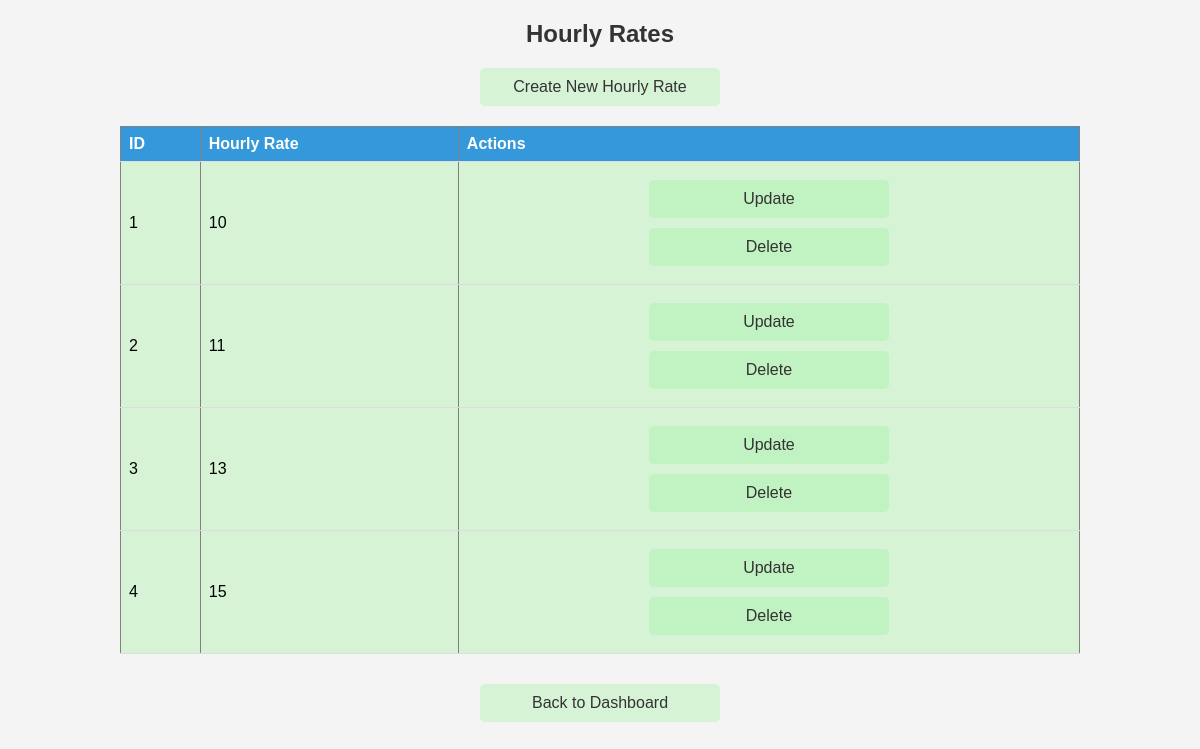
Screenshot of /hourlyRate/view_hourly_rates.php with the database file from the repository.
### tables this page shows
CREATE TABLE IF NOT EXISTS `hourlyrate` (
  `ID` int(11) NOT NULL AUTO_INCREMENT,
  `HourlyRate` varchar(255) NOT NULL,
  PRIMARY KEY (`ID`)
);

### hourlyRate/view_hourly_rates.php (the view, shortened to what this page needs)
<?php
include '../includes/db_connection.php';
$sql = "SELECT * FROM HourlyRate";
$result = $conn->query($sql);
?>
<!DOCTYPE html>
<html lang="en">
<head>
</head>
<body>
    <h2>Hourly Rates</h2>
    <a href="create_hourly_rate.php">Create New Hourly Rate</a>
    <table border="1">
        <tr>
            <th>ID</th>
            <th>Hourly Rate</th>
            <th>Actions</th>
        </tr>
        <?php while ($row = $result->fetch_assoc()) : ?>
            <tr>
                <td><?php echo $row['ID']; ?></td>
                <td><?php echo $row['HourlyRate']; ?></td>
                <td>
                    <a href="update_hourly_rate.php?id=<?php echo $row['ID']; ?>">Update</a>
                    <a href="delete_hourly_rate.php?id=<?php echo $row['ID']; ?>">Delete</a>
                </td>
            </tr>
        <?php endwhile; ?>
    </table>
    <a href = "../dashboard.php">Back to Dashboard</a>
</body>
</html>

### hourlyRate/view_hourly_rates.php (style rules this page uses)
body { font-family: Arial, sans-serif; background-color: #f4f4f4; margin: 0; padding: 0; }
h2 { text-align: center; color: #333; }
a { display: block; width: 200px; margin: 10px auto; padding: 10px 20px; background-color: rgba(144, 238, 144, 0.3); color: #333; text-decoration: none; border-radius: 5px; text-align: center; }
table { width: 80%; margin: 20px auto; border-collapse: collapse; margin-bottom: 30px; background-color: rgba(144, 238, 144, 0.3); }
th, td { padding: 8px; text-align: left; border-bottom: 1px solid #ddd; }
th { background-color: #3498db; color: white; }

### rows the page displays
hourlyrate: ID "1", HourlyRate "10"
hourlyrate: ID "2", HourlyRate "11"
hourlyrate: ID "3", HourlyRate "13"
hourlyrate: ID "4", HourlyRate "15"
